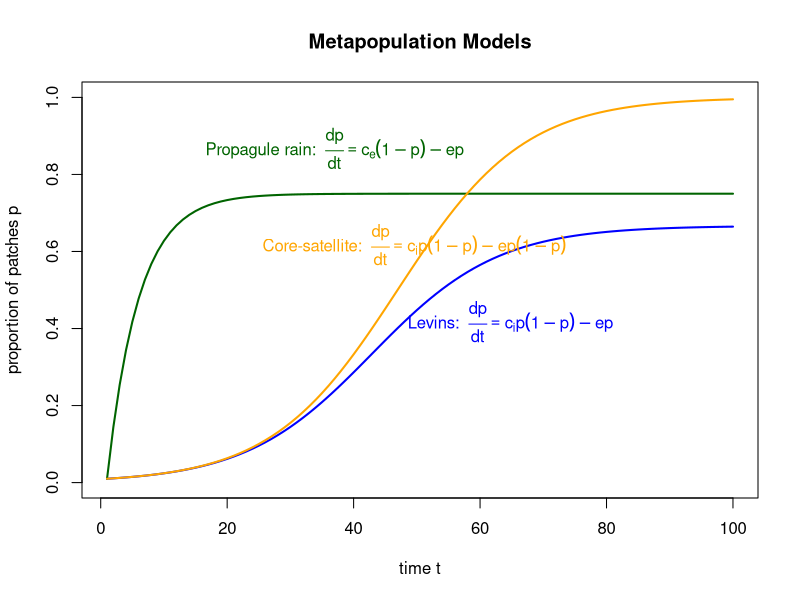

Source code (R):
## Exercise 2. Implement three model types in R.
## Q2.1. Implement three metapopulation models: Levins, Propagule rain, Core-satellite.
## Q2.2. Plot them jointly in one plot for an arbitrary set of parameters.
## Q2.3. Determine equilibrium conditions of each model (dp/dt =0).

#############
# Load library
library(deSolve)

#############
# Model parameters
times <- seq(from = 1, to = 100, by = 1)
init <- 0.01
e <- 0.05
ci <- ce <- c <- 0.15
parms <- c(c=0.15, e=0.05)

#############
# Model functions 
# Model 1 - Levins metapopulation model 
levins <- function(t, init, parms) {
       p <- init[1]            
       with(as.list(parms), {
       dp <- ci * p * (1-p) - e * p
       return(list(dp))
       }) 
}

# Model 2 - Propagule rain metapopulation model 
gotelli <- function(t, init, parms) {
       p <- init[1]            
       with(as.list(parms), {
       dp <- ce * (1-p) - e * p
       return(list(dp))
       }) 
}

## Model 3 - Core-satellite metapopulation model
hanski <- function(t, init, parms) {
       p <- init[1]            
       with(as.list(parms), {
       dp <- ci * p * (1-p) - e * p * (1-p)
       return(list(dp))
       }) 
}

#############
# Model simulation using ODE
out.L <- data.frame(ode(y=init, times=times, func=levins, parms=parms))
out.G <- data.frame(ode(y=init, times=times, func=gotelli, parms=parms))
out.H <- data.frame(ode(y=init, times=times, func=hanski, parms=parms))

head(out.L) # read results
head(out.G)
head(out.H)

#####################
# Model plots - Joint graph
plot(out.L[,1], out.L[,2], 
     type = "l", col = "blue", lwd = 2,
     ylim = c(0, 1), 
     xlab = "time t", ylab = "proportion of patches p",
     main = "Metapopulation Models")
text(47, 0.4, labels = expression("Levins: " ~ frac(dp, dt) == c[i]*p*(1 - p) - e*p), col = "blue", pos = 4)

lines(out.G[,1], out.G[,2], col = "darkgreen", lwd = 2)
text(15, 0.85, labels = expression("Propagule rain: " ~ frac(dp, dt) == c[e]*(1 - p) - e*p), col = "darkgreen", pos = 4)

lines(out.H[,1], out.H[,2], col = "orange", lwd = 2)
text(24, 0.6, labels = expression("Core-satellite: " ~ frac(dp, dt) == c[i]*p*(1 - p) - e*p*(1 - p)), col = "orange", pos = 4)

#####################
## Determine equilibrium conditions of each model (dp/dt =0)
# Levins: dp/dt = ci * p * (1 - p) - e * p
(p_star_L1 <- 0)
(p_star_L2 <- 1- e/ci)

# Propagule rain: dp/dt = ce * (1 - p) - e * p
(p_star_P1 <- 0)
(p_star_P2 <- ce/(ce + e))

# Core-satellite: dp/dt = ci * p * (1 - p) - e * p * (1 - p)
(p_star_H1 <- 0)
(p_star_H2 <- 1)
